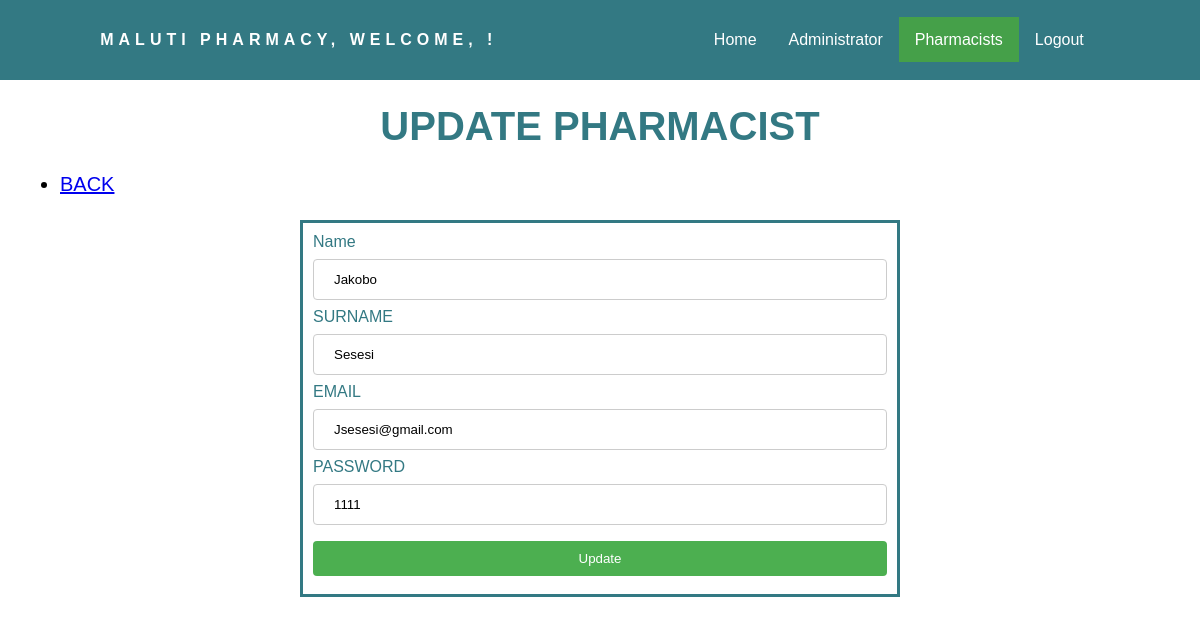
The page /admin/PharmacistUpdate.php?id=123450 on the database its author committed.
### tables this page shows
CREATE TABLE `pharmacist` (
  `id` int(11) NOT NULL,
  `name` varchar(50) NOT NULL,
  `surname` varchar(50) NOT NULL,
  `email` varchar(100) NOT NULL,
  `password` varchar(255) NOT NULL,
  `status` varchar(255) NOT NULL
);

### admin/PharmacistUpdate.php (the view, shortened to what this page needs)
<?php
include_once 'DatabaseConnection.php';
$id = $_GET['id'];
$sql="SELECT * FROM pharmacist WHERE id=$id";
$result = mysqli_query($mysqli,$sql);
while($res=mysqli_fetch_array($result))
{
	$name = $res['name'];
	$surname = $res['surname'];
	$email = $res['email'];
	$password = $res['password'];
}
?>
<!DOCTYPE html>
<html>
  <head>
    <link rel="stylesheet" href="../css/style.css" />
  </head>
  <body>
    <nav>
      <div class="heading">
        <h4>Maluti Pharmacy, Welcome, <?php echo $_SESSION['first_name']; ?>! </h4>
      </div>
      <ul class="nav-links">
        <li><a href="AdminDashboard.php">Home</a></li>
        <li><a  href="AccountsAdministrator.php">Administrator</a></li>
        <li><a class="active" href="AccountsPharmacists.php">Pharmacists</a></li>
        <li><a href="AdminLogout.php">Logout</a></li>
      </ul>
    </nav>
    <div class="header">
            <h1>UPDATE PHARMACIST</h1>
    </div>
<div class="back">
<ul>
    <li><a href="AccountsPharmacists.php">BACK</a></li>
</ul>
</div>
<div class="first-box">
    <form name="form1" method="post" action="PharmacistUpdateProcess.php">
            Name <br>
            <input type="text" name="name" value="<?php echo $name;?>">
            SURNAME<br>
            <input type="text" name="surname" value="<?php echo $surname;?>">
            EMAIL<br>
            <input type="text" name="email" value="<?php echo $email;?>">
            PASSWORD<br>
            <input type="text" name="password" value="<?php echo $password;?>">
            <input type="submit" name="update" value="Update">
    </form>
</div>
</body>
</html>

### css/style.css (style rules this page uses)
* { padding: 0; margin: 0; box-sizing: border-box; font-family: 'Raleway', sans-serif; }
body { min-height: 100vh; }
nav { display: flex; justify-content: space-around; align-items: center; min-height: 10vh; background-color: #337983; }
.heading { color: white; text-transform: uppercase; letter-spacing: 5px; }
.nav-links { display: flex; justify-content: space-around; }
.nav-links li { list-style: none; }
.nav-links a { color: white; text-decoration: none; padding: 14px 16px; }
.nav-links li a.active { background-color: #45a049; }
.header { margin-top: 2%; width: 100%; text-align: center; margin-bottom: 2%; }
.header h1 { font-size: 40px; text-transform: uppercase; color: #337983; }
.back { margin-left: 5%; font-size: 20px; list-style-type: none; margin-bottom: 2%; }
.first-box { margin: auto; width: 50%; border: 3px solid #337983; padding: 10px; color: #337983; margin-bottom: 5%; }
input[type=text], input[type=password], input[type=number], input[type=email], input[type=date], select { width: 100%; padding: 12px 20px; margin: 8px 0; display: inline-block; border: 1px solid #ccc; border-radius: 4px; box-sizing: border-box; }
input[type=submit] { width: 100%; background-color: #4caf50; color: white; padding: 10px 10px; margin: 8px 0; border: none; border-radius: 4px; cursor: pointer; }

### rows shown on the page
pharmacist: name "Jakobo", surname "Sesesi", email "Jsesesi@gmail.com", password "1111"
